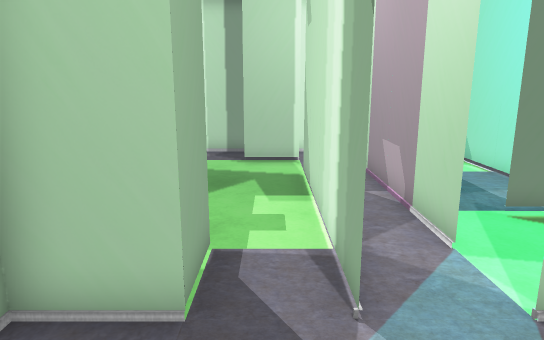
View 1 (above)

24 first-person views from a walk through a 3-D level made in the Unity game engine. The camera is 1.3 m above the floor, tilts 12° down and sees 70° across. The floor is counted in squares, 0.5 m on a side. Each view is taken from the middle of a square. On the plan, view 1 faces up. The plan holds only what a view shows up to about 20 squares ahead; the rest is blank. The place goes on beyond the plan. The player is left out. Door leaves are left out, so doorways stand open.

View 2
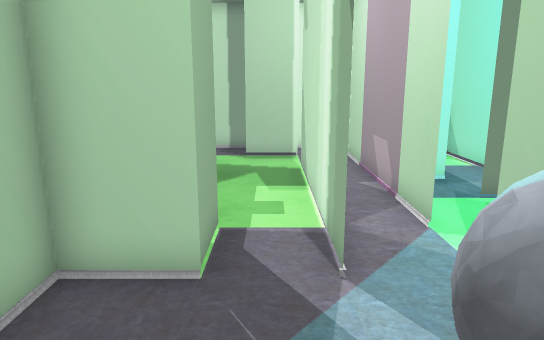

View 3
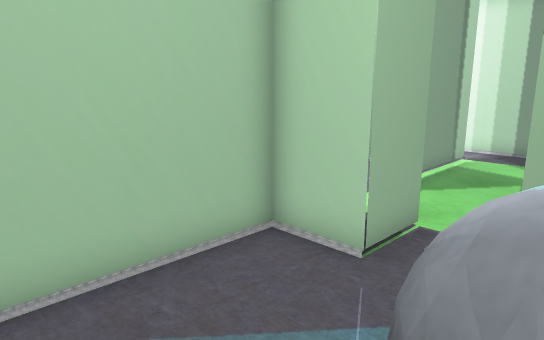

View 4
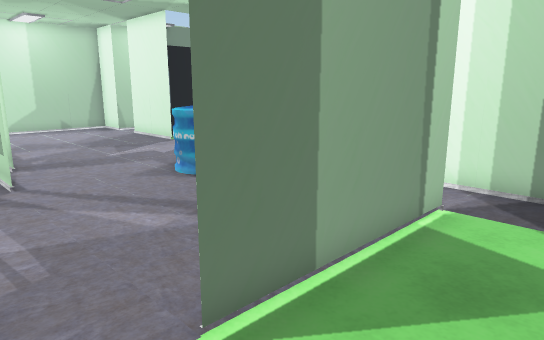

View 5
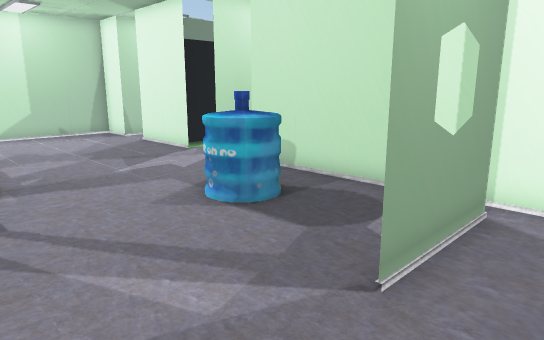

View 6
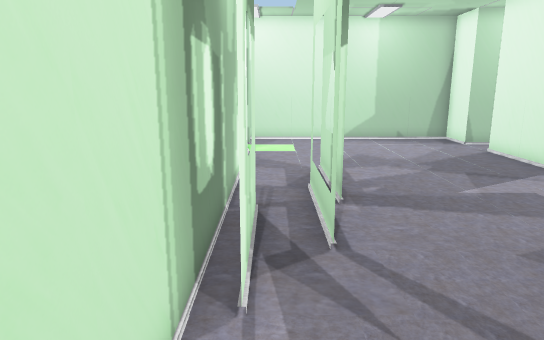

View 7
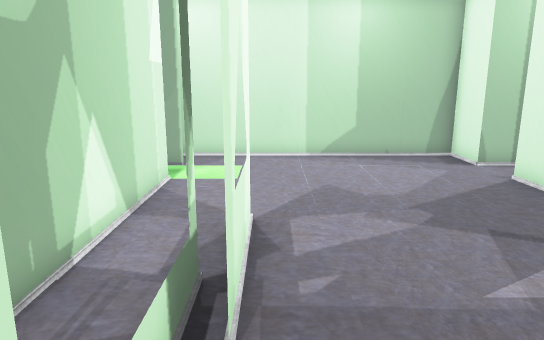

View 8
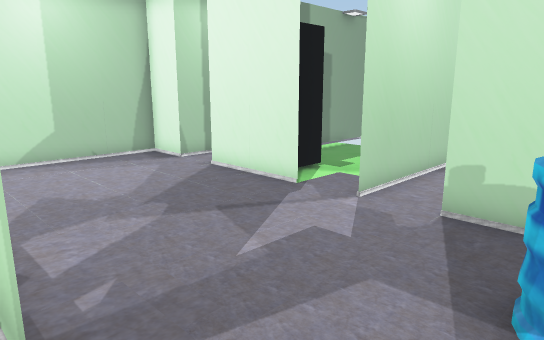

View 9
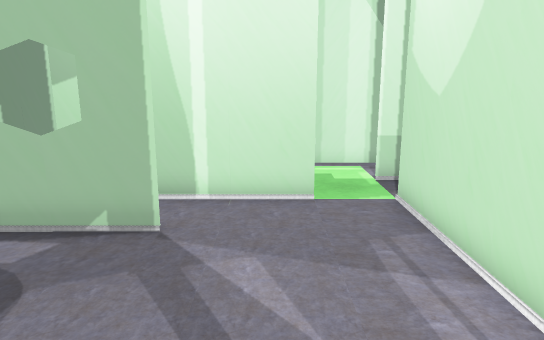

View 10
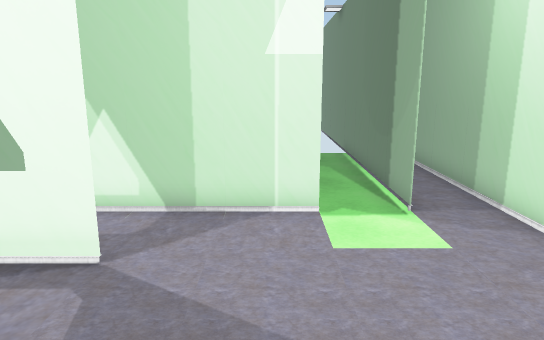

View 11
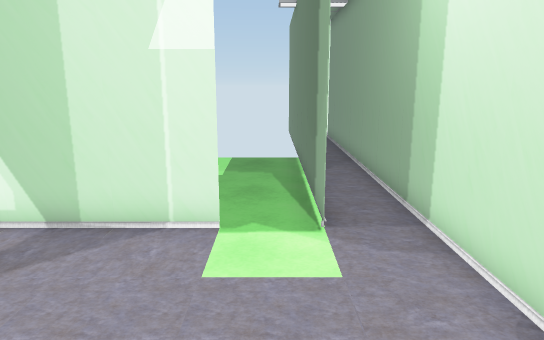

View 12
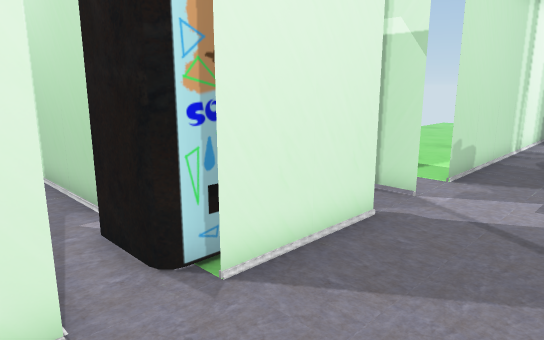

View 13
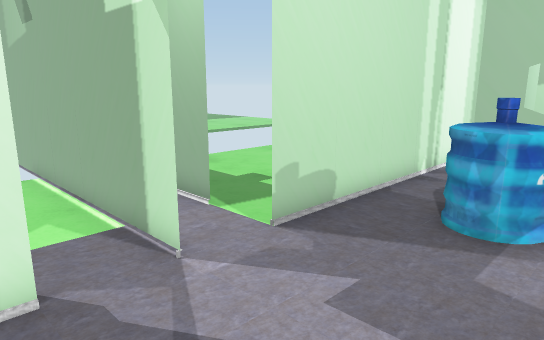

View 14
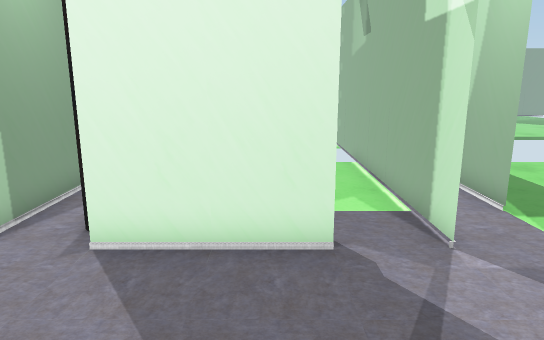

View 15
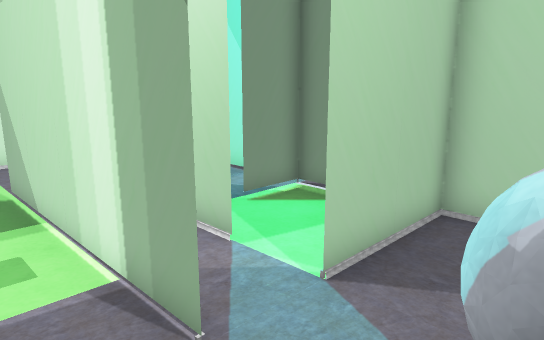

View 16
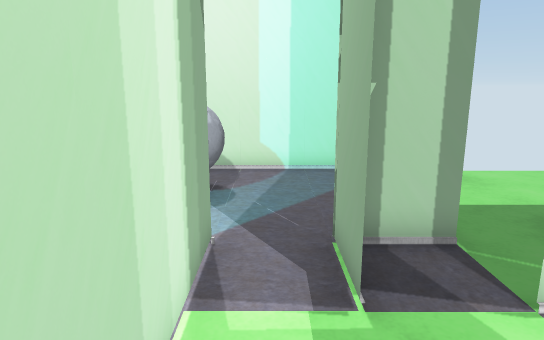

View 17
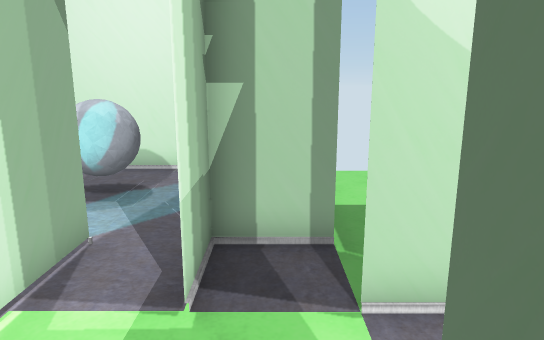

View 18
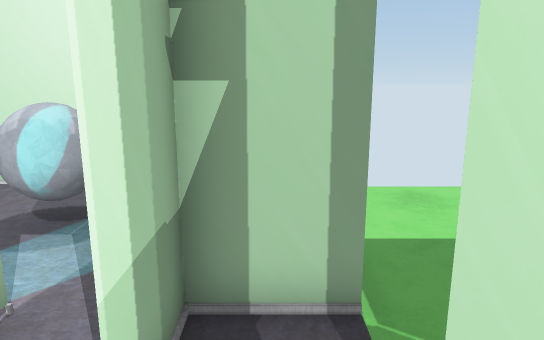

View 19
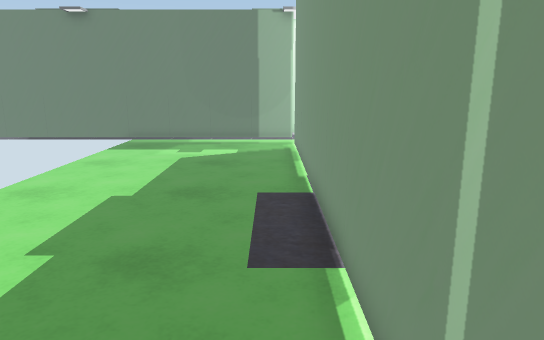

View 20
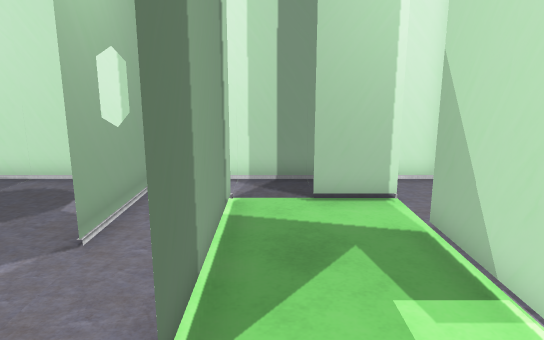

View 21
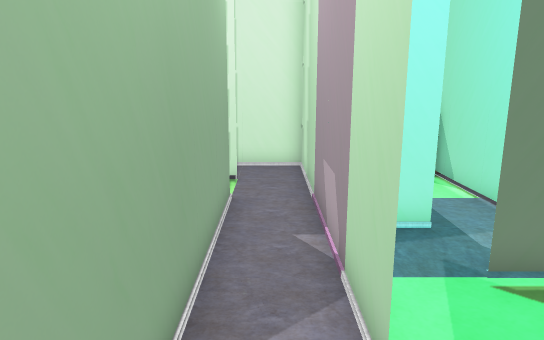

View 22
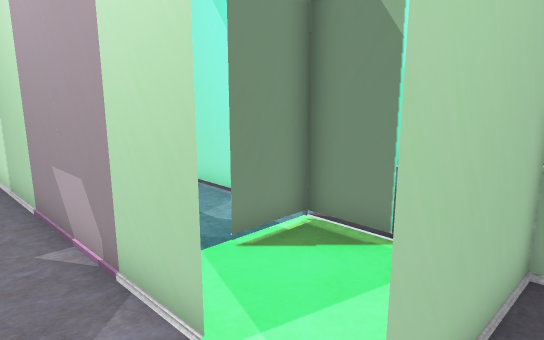

View 23
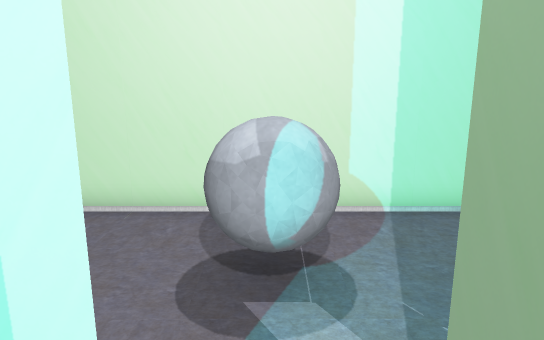

View 24
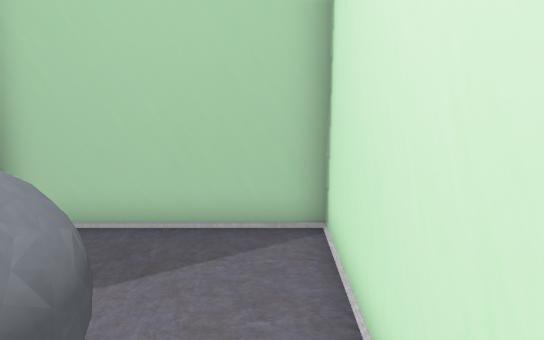

### Floor plan
Points are (right, up) in squares from view 1. A wall is a line through its corners. A room is listed if a view was taken in it or the views show most of it. See-through windows are left out.
Room 1 (views 1, 2, 3, 4, 15, 21, 22, 23, 24)
walls: (3, 5.9) (3, 16) (0.5, 16); (-1, 6) (-1, 4) (-3, 4) (-3, -0.4); (-2.1, -2) (7, -2) (7, 4) (3, 4) (3.6, 4); (1, 12.1) (1, 4) (1, 6.5)
ways out: opening at (0, 5.5) to room 4; opening at (1, 14) to room 4; opening at (3, 5) to room 6
objects: other object (1, 0) to (3, 2)
Room 2 (views 5, 20)
walls: (-3.1, 4) (-1, 4) (-1, 6.1)
ways out: opening at (-2.8, 6) to room 4
Room 3 (views 6, 7, 8, 9, 10, 11, 12, 13, 14)
walls: (-16.9, 16) (-21, 16); (-21.1, 6) (-3, 6); (-23, 16) (-25, 16) (-25, -6.5); (-3, 7.9) (-3, 11.8); (-3.5, 16) (-13, 16)
ways out: opening at (-3, 14.5) to room 4; opening at (-22, 6) to room 5; opening at (-22, 16) to room 7; opening at (-16, 16); opening at (-13.5, 16)
objects: other object (-17, 9) to (-14, 9); other object (-12, 7) to (-10, 7); other object (-11, 8); other object (-11, 12) to (-9, 14); other object (-5, 12) to (-5, 15)
Room 4 (views 16, 17, 18)
walls: (-3, 13.4) (-3, 14) (-3, 7.9); (1, 14) (-1.1, 14); (1, 6.5) (1, 12.1); (0.5, 16) (-3.5, 16)
ways out: opening at (0, 5.5) to room 1; opening at (1, 14) to room 1; opening at (-2.8, 6) to room 2; opening at (-3, 14.5) to room 3
Room 5 (view 19)
walls: (-5.2, 6) (-21, 6); (-23, 6) (-23, -6.5)
ways out: opening at (-22, 6) to room 3
Room 6 (no view inside)
walls: (7, 6) (7, 8) (4.9, 8)
ways out: opening at (3, 5) to room 1; opening at (4, 8) to room 8
Room 7 (no view inside)
walls: (-23, 20) (-23, 16); (-21, 20.2) (-21, 23.5)
ways out: opening at (-22, 16) to room 3
objects: other object (-22, 17) to (-20, 18)
Room 8 (no view inside)
walls: (5.1, 10) (3, 10)
ways out: opening at (4, 8) to room 6; opening at (5, 9)

Positions as (right, up) in squares from view 1, and headings:
1: (0, 0), facing up
2: (0, -1), facing up
3: (2, -1), facing up-left
4: (0, 6), facing up-left
5: (-3, 7), facing up-left
6: (-5, 7), facing left
7: (-10, 9), facing left
8: (-10, 8), facing up-left
9: (-12, 9), facing right
10: (-20, 14), facing down
11: (-22, 13), facing down
12: (-24, 12), facing up-right
13: (-18, 11), facing up-right
14: (-18, 10), facing up
15: (-1, 1), facing up-right
16: (0, 10), facing down
17: (-2, 10), facing down
18: (-2, 8), facing down
19: (-4, 5), facing left
20: (-2, 5), facing up
21: (2, 3), facing up
22: (1, 3), facing up-right
23: (2, 6), facing down
24: (0, -1), facing right
